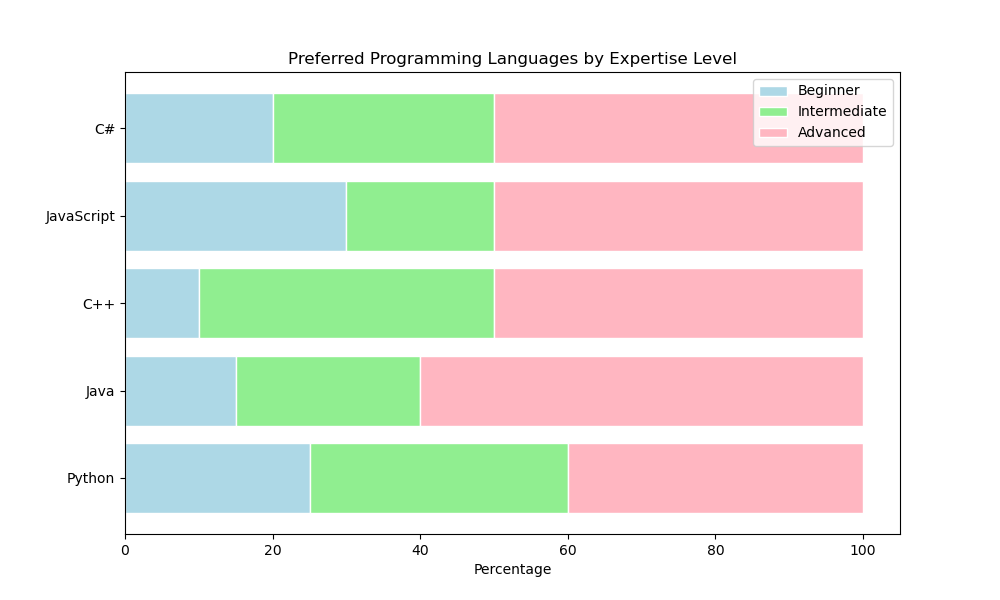

Here is the Python script that generated this plot:

import matplotlib.pyplot as plt
import numpy as np

# Data
categories = ['Python', 'Java', 'C++', 'JavaScript', 'C#']
beginner = np.array([25, 15, 10, 30, 20])
intermediate = np.array([35, 25, 40, 20, 30])
advanced = np.array([40, 60, 50, 50, 50])

# Normalize the data to get percentages
total = beginner + intermediate + advanced
beginner_percentage = np.true_divide(beginner, total) * 100
intermediate_percentage = np.true_divide(intermediate, total) * 100
advanced_percentage = np.true_divide(advanced, total) * 100

# Set up the figure and axes
fig, ax = plt.subplots(figsize=(10, 6))

# Plot horizontal bars
bar_width = 0.8
indices = np.arange(len(categories))
ax.barh(indices, beginner_percentage, color='#ADD8E6', edgecolor='white', height=bar_width, label='Beginner')
ax.barh(indices, intermediate_percentage, left=beginner_percentage, color='#90EE90', edgecolor='white', height=bar_width, label='Intermediate')
ax.barh(indices, advanced_percentage, left=beginner_percentage + intermediate_percentage, color='#FFB6C1', edgecolor='white', height=bar_width, label='Advanced')

# Add labels and title
ax.set(yticks=indices, yticklabels=categories, xlabel='Percentage')
ax.set_title('Preferred Programming Languages by Expertise Level')

# Add legend
ax.legend(loc='upper right')

# Display the chart
plt.show()
